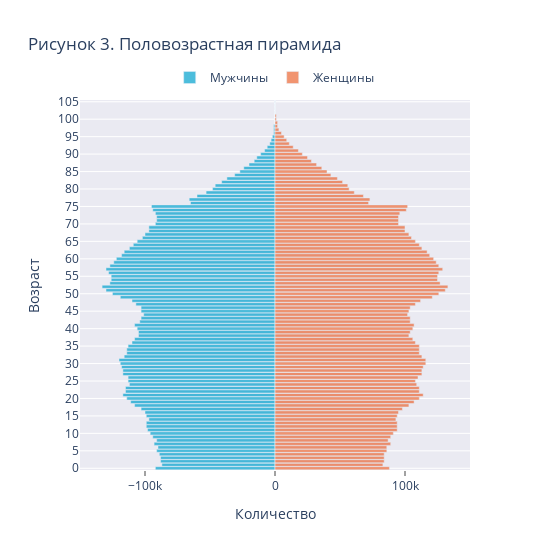

The notebook cell this image was saved under:
### Code cell
layout = go.Layout(yaxis=go.layout.YAxis(
                                         title='Возраст', 
                                         showgrid=True, 
                                         nticks=22
                                        ),
                   xaxis=go.layout.XAxis(
                                         range=[-150000, 150000],
                                         title='Количество',
                                         showgrid=False,
                                         ticks='outside'
                                        ),
                   barmode='overlay',
                   bargap=0.1,
                   autosize=False,
                   width=550,
                   height=550,
                   plot_bgcolor='#eaeaf2',
                   title = 'Рисунок 3. Половозрастная пирамида',
                   legend=dict(
                               orientation="h",
                               x=0.23,
                               y=1.1
                              )
                  )

data = [go.Bar(
               y=y,
               x=men_bins[::-1],
               orientation='h',
               name='Мужчины',
               marker=dict(color='rgba(0, 161, 205, 0.70)')
              ),
        go.Bar(
               y=y,
               x=women_bins[::-1],
               orientation='h',
               name='Женщины',
               marker=dict(color='rgba(235, 103, 52, 0.70)')
               )
       ]


fig = go.Figure(dict(data=data, layout=layout))
fig.show()
fig.write_image("pyramid.svg")

### Figure 1 — Plotly figure (JSON) as saved in the notebook; plotly's stock layout.template omitted (floating-point values rounded to 4 significant figures)
{"data": [{"marker": {"color": "rgba(0, 161, 205, 0.70)"}, "name": "Мужчины", "orientation": "h", "type": "bar", "x": [-92000, -87000, -88000, -88000, -89000, -91000, -90000, -93000, -91000, -94000, -96000, -98000, -99000, -99000, -97000, -99000, -100000, -103000, -108000, -111000, -114000, -117000, -115000, -115000, -112000, -113000, -113000, -117000, -117000, -118000, -119000, -120000, -116000, -114000, -114000, -113000, -110000, -108000, -105000, -105000, -106000, -108000, -104000, -103000, -101000, -103000, -103000, -107000, -110000, -119000, -125000, -130000, -133000, -127000, -126000, -126000, -128000, -130000, -127000, -124000, -122000, -118000, -116000, -112000, -109000, -106000, -102000, -100000, -97000, -97000, -92000, -91000, -91000, -92000, -94000, -95000, -65000, -66000, -60000, -53000, -48000, -46000, -41000, -37000, -31000, -27000, -24000, -20000, -16000, -14000, -11000, -8000, -6000, -4000, -3000, -2000, -1000, -1000, -1000, 0, 0, 0, 0, 0, 0, 0], "y": [0, 1, 2, 3, 4, 5, 6, 7, 8, 9, 10, 11, 12, 13, 14, 15, 16, 17, 18, 19, 20, 21, 22, 23, 24, 25, 26, 27, 28, 29, 30, 31, 32, 33, 34, 35, 36, 37, 38, 39, 40, 41, 42, 43, 44, 45, 46, 47, 48, 49, 50, 51, 52, 53, 54, 55, 56, 57, 58, 59, 60, 61, 62, 63, 64, 65, 66, 67, 68, 69, 70, 71, 72, 73, 74, 75, 76, 77, 78, 79, 80, 81, 82, 83, 84, 85, 86, 87, 88, 89, 90, 91, 92, 93, 94, 95, 96, 97, 98, 99, 100, 101, 102, 103, 104, 105]}, {"marker": {"color": "rgba(235, 103, 52, 0.70)"}, "name": "Женщины", "orientation": "h", "type": "bar", "x": [88000, 83000, 84000, 84000, 84000, 86000, 86000, 89000, 87000, 89000, 91000, 94000, 94000, 94000, 93000, 94000, 95000, 98000, 103000, 107000, 111000, 114000, 111000, 111000, 109000, 108000, 110000, 113000, 113000, 114000, 116000, 116000, 113000, 111000, 111000, 111000, 108000, 106000, 103000, 104000, 106000, 107000, 104000, 104000, 102000, 103000, 104000, 108000, 112000, 121000, 126000, 131000, 133000, 127000, 125000, 125000, 126000, 129000, 126000, 124000, 122000, 119000, 117000, 113000, 111000, 108000, 105000, 103000, 100000, 100000, 95000, 95000, 95000, 96000, 101000, 102000, 72000, 73000, 68000, 61000, 57000, 56000, 52000, 48000, 43000, 40000, 36000, 32000, 28000, 25000, 21000, 18000, 14000, 11000, 9000, 7000, 5000, 3000, 2000, 2000, 1000, 1000, 0, 0, 0, 0], "y": [0, 1, 2, 3, 4, 5, 6, 7, 8, 9, 10, 11, 12, 13, 14, 15, 16, 17, 18, 19, 20, 21, 22, 23, 24, 25, 26, 27, 28, 29, 30, 31, 32, 33, 34, 35, 36, 37, 38, 39, 40, 41, 42, 43, 44, 45, 46, 47, 48, 49, 50, 51, 52, 53, 54, 55, 56, 57, 58, 59, 60, 61, 62, 63, 64, 65, 66, 67, 68, 69, 70, 71, 72, 73, 74, 75, 76, 77, 78, 79, 80, 81, 82, 83, 84, 85, 86, 87, 88, 89, 90, 91, 92, 93, 94, 95, 96, 97, 98, 99, 100, 101, 102, 103, 104, 105]}], "layout": {"autosize": false, "bargap": 0.1, "barmode": "overlay", "height": 550, "legend": {"orientation": "h", "x": 0.23, "y": 1.1}, "plot_bgcolor": "#eaeaf2", "title": {"text": "Рисунок 3. Половозрастная пирамида"}, "width": 550, "xaxis": {"range": [-150000, 150000], "showgrid": false, "ticks": "outside", "title": {"text": "Количество"}, "type": "linear"}, "yaxis": {"autorange": true, "nticks": 22, "range": [-0.5, 105.5], "showgrid": true, "title": {"text": "Возраст"}, "type": "linear"}}}
